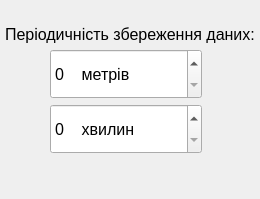
             <widget class="QWidget" name="tabDataBase">
              <property name="enabled">
               <bool>true</bool>
              </property>
              <attribute name="title">
               <string>Бази даних</string>
              </attribute>
              <layout class="QGridLayout" name="gridLayout_34">
               <property name="leftMargin">
                <number>5</number>
               </property>
               <property name="topMargin">
                <number>5</number>
               </property>
               <property name="rightMargin">
                <number>5</number>
               </property>
               <property name="bottomMargin">
                <number>5</number>
               </property>
               <property name="spacing">
                <number>5</number>
               </property>
               <item row="0" column="0">
                <layout class="QGridLayout" name="gridLayout_33">
                 <property name="spacing">
                  <number>5</number>
                 </property>
                 <item row="3" column="1">
                  <widget class="QSpinBox" name="spinBoxSaveTimeInterval">
                   <property name="minimumSize">
                    <size>
                     <width>0</width>
                     <height>50</height>
                    </size>
                   </property>
                   <property name="font">
                    <font>
                     <pointsize>12</pointsize>
                     <italic>false</italic>
                     <bold>false</bold>
                    </font>
                   </property>
                   <property name="suffix">
                    <string>    хвилин</string>
                   </property>
                   <property name="prefix">
                    <string/>
                   </property>
                   <property name="maximum">
                    <number>100000</number>
                   </property>
                  </widget>
                 </item>
                 <item row="2" column="1">
                  <widget class="QSpinBox" name="spinBoxSaveDistance">
                   <property name="minimumSize">
                    <size>
                     <width>0</width>
                     <height>50</height>
                    </size>
                   </property>
                   <property name="font">
                    <font>
                     <pointsize>12</pointsize>
                     <italic>false</italic>
                     <bold>false</bold>
                    </font>
                   </property>
                   <property name="suffix">
                    <string>    метрів</string>
                   </property>
                   <property name="maximum">
                    <number>100000</number>
                   </property>
                  </widget>
                 </item>
                 <item row="4" column="1" colspan="2">
                  <spacer name="verticalSpacer_3">
                   <property name="orientation">
                    <enum>Qt::Vertical</enum>
                   </property>
                   <property name="sizeHint" stdset="0">
                    <size>
                     <width>20</width>
                     <height>40</height>
                    </size>
                   </property>
                  </spacer>
                 </item>
                 <item row="2" column="0">
                  <spacer name="horizontalSpacer_70">
                   <property name="orientation">
                    <enum>Qt::Horizontal</enum>
                   </property>
                   <property name="sizeType">
                    <enum>QSizePolicy::Fixed</enum>
                   </property>
                   <property name="sizeHint" stdset="0">
                    <size>
                     <width>40</width>
                     <height>20</height>
                    </size>
                   </property>
                  </spacer>
                 </item>
                 <item row="0" column="0" colspan="3">
                  <spacer name="verticalSpacer_37">
                   <property name="orientation">
                    <enum>Qt::Vertical</enum>
                   </property>
                   <property name="sizeType">
                    <enum>QSizePolicy::Fixed</enum>
                   </property>
                   <property name="sizeHint" stdset="0">
                    <size>
                     <width>20</width>
                     <height>20</height>
                    </size>
                   </property>
                  </spacer>
                 </item>
                 <item row="1" column="0" colspan="3">
                  <widget class="QLabel" name="label_45">
                   <property name="font">
                    <font>
                     <pointsize>12</pointsize>
                     <italic>false</italic>
                     <bold>false</bold>
                    </font>
                   </property>
                   <property name="text">
                    <string>Періодичність збереження даних:</string>
                   </property>
                  </widget>
                 </item>
                </layout>
               </item>
              </layout>
             </widget>
